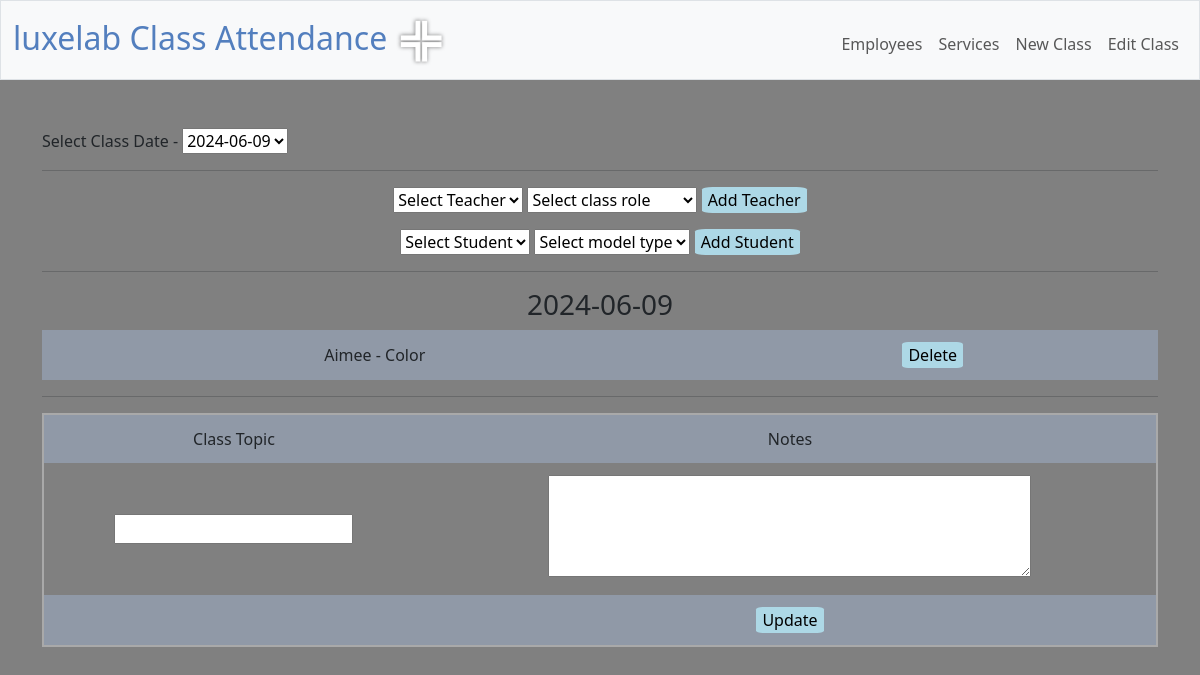
The app's page /class_edit, older data.
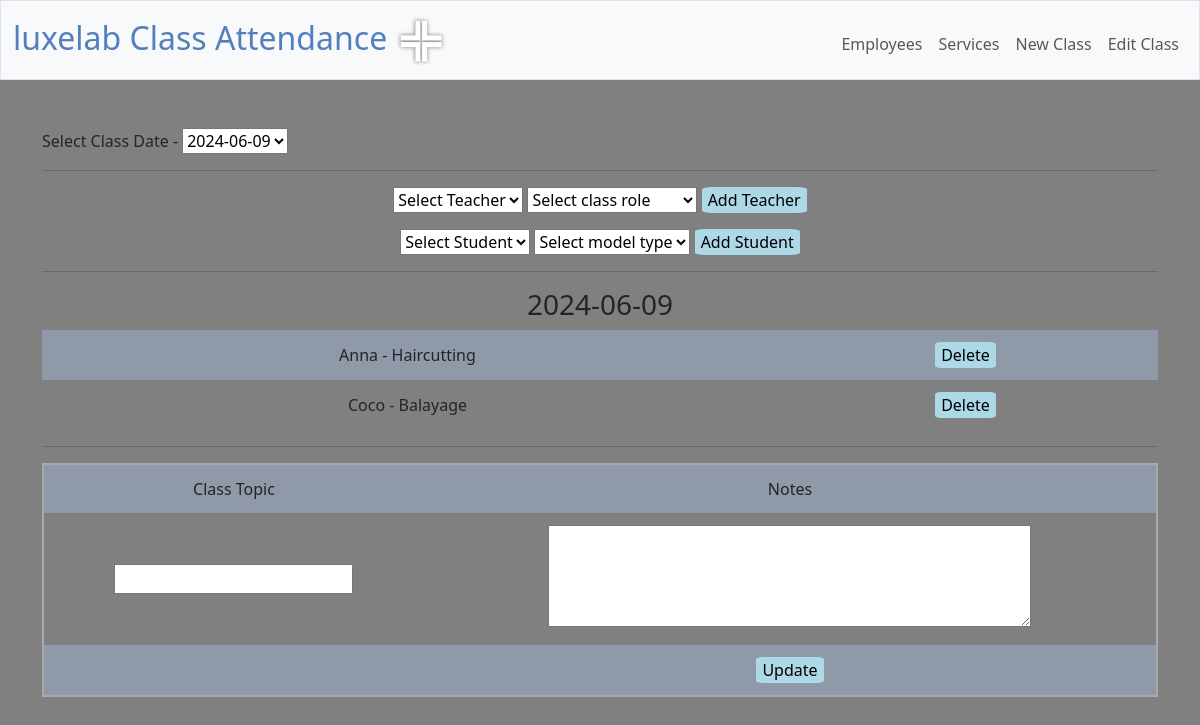
The same page, newer data.
### models.py (models this page shows)
class Base(MappedAsDataclass, DeclarativeBase):
    pass

class Class_join(Base):
    __tablename__ = "class_join"
    id: Mapped[int] = mapped_column(primary_key=True, init=False)
    class_id: Mapped[int] = mapped_column(ForeignKey("classes.id"))
    employee_id: Mapped[int] = mapped_column(ForeignKey("employees.id"))
    service_id: Mapped[int] = mapped_column(ForeignKey("services.id"))
    classes: Mapped[list["Classes"]]= relationship("Classes", back_populates="class_joins")
    employees: Mapped[list["Employees"]] = relationship("Employees", back_populates="class_joins")
    services: Mapped[list["Services"]] = relationship("Services", back_populates="class_joins")

class Employees(Base):
    __tablename__ = "employees"
    id: Mapped[int] = mapped_column(primary_key=True, init=False)
    name: Mapped[str]
    role: Mapped[int]
    active: Mapped[int]
    class_joins = relationship("Class_join", back_populates="employees")

class Services(Base):
    __tablename__ = "services"
    id: Mapped[int] = mapped_column(primary_key=True,init=False)
    service: Mapped[str]
    service_type: Mapped[int]
    class_joins = relationship("Class_join", back_populates="services")

### app.py (the view)
@app.route("/class_edit", methods=["GET", "POST"])
def class_edit():
    if request.method == "POST":
        date = request.form.get("class_date")
        teacher = request.form.get("employee")
        service = request.form.get("services")
        class_id = request.form.get("class_id")
        print(date, class_id, teacher, service)
        stmt = insert(Class_join).values(class_id = class_id, employee_id = teacher, service_id = service)
        with engine.begin() as connection:
            connection.execute(stmt)
        return redirect(f"/class_edit?date={date}")
    else:
        stmt = select(Classes.class_date).order_by(Classes.class_date.desc())
        with engine.begin() as connection:
            dates = []
            for row in connection.execute(stmt):
                dates_dict = {
                    'date': row[0]
                }
                dates.append(dates_dict)
            if not dates:
                    return apology("There are no existing classes")
        cDate=[]
        if request.args.get("date") is not None:
            cDate.append ({"date": request.args.get("date")})
        else:
            cDate.append(dates[0])
        stmt = select(Services).where(Services.service_type == 0).order_by(Services.service)
        with engine.connect()  as connection:
            teacher_services = connection.execute(stmt).fetchall()
        stmt = select(Services).where(Services.service_type == 1).order_by(Services.service)
        with engine.connect()  as connection:
            student_services = connection.execute(stmt).fetchall()
        stmt = select(Employees).where(Employees.role == 0).order_by(Employees.name)
        with engine.connect() as connection:
            teachers = connection.execute(stmt).fetchall()
        stmt = select(Employees).where(Employees.role == 1).order_by(Employees.name)
        with engine.connect() as connection:
            students = connection.execute(stmt).fetchall()
        stmt = text("SELECT id from classes WHERE class_date = :date")
        with engine.connect() as connection:
            classID = connection.execute(stmt, cDate).fetchone()
        stmt = text("SELECT class_join.id AS class_join_id, classes.id, " \
        "classes.class_date, employees.id, employees.name AS employee_name, " \
        "services.service AS service_name, classes.theory_topic AS theory_topic, "\
        "classes.notes AS notes FROM class_join " \
        "JOIN classes ON classes.id = class_join.class_id " \
        "JOIN employees ON employees.id = class_join.employee_id " \
        "JOIN services ON services.id = class_join.service_id " \
        "WHERE classes.class_date = :date " \
        "ORDER BY employees.role, employees.name")
        with engine.connect() as connection:
            classes = connection.execute(stmt, cDate).fetchall()
        return render_template("/class_edit.html",  classID=classID, dates=dates, date=cDate, teachers=teachers, students=students, teacher_services=teacher_services, student_services=student_services, classes=classes)

### app.py (called while the page is built)
@app.after_request
def after_request(response):
    response.headers["Cache-Control"] = "no-cache, no-store, must-revalidate"
    response.headers["Expires"] = 0
    response.headers["Pragma"] = "no-cache"
    return response

### templates/class_edit.html (shortened to what this page needs)
{% extends "layout.html" %}
{% block main %}
{% if date %}
<div style="text-align: left;">
    <form method="get" action="/class_edit">
        Select Class Date -
        <select name="date" onchange="this.form.submit()">
            <option value="" selected disabled hidden>{{date[0].date}}</option>
        </select>
    </form>
</div>
<hr>
<div>
    <form method="post" action="/class_edit">
        <select name="employee" id="employeeDropdown" required>
            <option value="" selected disabled hidden>Select Teacher</option>
        </select>
        <select name="services" id="servicesDropdown" required>
            <option value="" selected disabled hidden>Select class role</option>
        </select>
        <input type="submit" name="add_employee" value="Add Teacher">
    </form>
    <form method="post" action="/class_edit">
        <select name="employee" id="employeeDropdown" required>
            <option value="" selected disabled hidden>Select Student</option>
        </select>
        <select name="services" id="servicesDropdown" required>
            <option value="" selected disabled hidden>Select model type</option>
        </select>
        <input type="submit" name="add_employee" value="Add Student">
    </form>
    <hr>
    {% endif %}
<div>
    <h3>{{date[0].date}}</h3>
    {% if classes %}
        <table>
            {% for class in classes %}
            <tr>
                <td>
                    {{ class.employee_name }} -
                    {{ class.service_name }}
                </td>
                <td><input type="button" name="delete{{class.class_join_id}}" id="{{class.class_join_id}}" value="Delete" onclick="deleteClassEntry({{class.class_join_id}}, '{{date[0].date}}')"></td>
            </tr>
            {% endfor %}
        </table>
        <hr>
        <form method="post" action="/class_update">
            <table style="border: 2px solid darkgray;">
                <tr>
                    <td>Class Topic</td>
                    <td>Notes</td>
                </tr>
                <tr>
                    <td>
                        <input type="text" name="theory_topic", value="{{classes[0].theory_topic}}">
                    </td>
                    <td>
                        <textarea name="notes" rows="4" cols="50">{{classes[0].notes}}</textarea>
                    </td>
                </tr>
                <tr style="align-content: center;">
                    <td></td>
                    <td>
                        <input type="submit" name="update" value="Update" style="border-radius: 10%; background-color: lightblue; border: none;">
                    </td>
                </tr>
            </table>
        </form>
{% else %}
    <p>This class is currently empty</p>
{% endif %}
</div>
</div>
{% endblock %}

### templates/layout.html (shortened to what this page needs)
<!DOCTYPE html>
<html lang="en">
    <head>
        <link href="https://cdn.jsdelivr.net/npm/bootstrap@5.3.2/dist/css/bootstrap.min.css" rel="stylesheet">
        <link href="/static/styles.css" rel="stylesheet">
    </head>
    <body>
        <nav class="bg-light border navbar navbar-expand-md navbar-light">
            <div class="container-fluid">
                <a class="navbar-brand" href="/"><span class="blue">luxelab Class Attendance <img src="/static/logo_clear.png" alt="luxelab logo" style="width: 50px; height: 50px;"></span></a>
                <div class="collapse navbar-collapse" id="navbar">
                    {% if session["user_id"] %}
                        <ul class="navbar-nav me-auto mt-2">
                            <li class="nav-item"><a class="nav-link" href="/quote">Quote</a></li>
                            <li class="nav-item"><a class="nav-link" href="/buy">Buy</a></li>
                            <li class="nav-item"><a class="nav-link" href="/sell">Sell</a></li>
                            <li class="nav-item"><a class="nav-link" href="/history">History</a></li>
                            <li class="nav-item"><a class="nav-link" href="/addfunds">Add Funds</a></li>
                            <li class="nav-item"><a class="nav-link" href="/changepassword">Change Password</a></li>
                        </ul>
                        <ul class="navbar-nav ms-auto mt-2">
                            <li class="nav-item"><a class="nav-link" href="/logout">Log Out</a></li>
                        </ul>
                    {% else %}
                        <ul class="navbar-nav ms-auto mt-2">
                            <li class="nav-item"><a class="nav-link" href="/employees">Employees</a></li>
                            <li class="nav-item"><a class="nav-link" href="/services">Services</a></li>
                            <li class="nav-item"><a class="nav-link" href="/class_add">New Class</a></li>
                            <li class="nav-item"><a class="nav-link" href="/class_edit">Edit Class</a></li>
                        </ul>
                    {% endif %}
                </div>
            </div>
        </nav>
        <main class="container py-5 text-center">
            {% block main %}{% endblock %}
        </main>

### static/styles.css (style rules this page uses)
input[type="submit"], input[type="button"] { border-radius: 10%; background-color: lightblue; border: none; }
body { background-color: gray; }
nav .navbar-brand { font-size: xx-large; }
nav .navbar-brand .blue { color: #537fbe; }
table { background-color: transparent; margin-bottom: 1rem; width: 100%; }
table th, table td { padding: 0.75rem; vertical-align: middle; }
tbody tr:nth-of-type(odd) { background-color: rgb(179, 208, 255, 0.3) }

Row changes from the older to the newer data that the page shows:
no longer on this page (row unchanged): Class_join: employee_name "Aimee", service_name "Color"
added Class_join: employee_name "Anna", service_name "Haircutting"
added Class_join: employee_name "Coco", service_name "Balayage"
